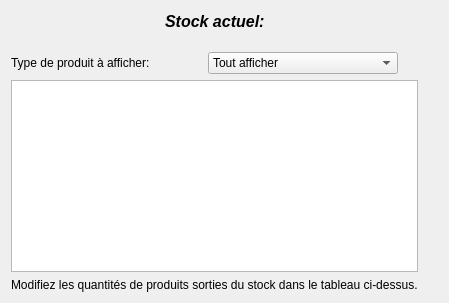
          <widget class="QWidget" name="tab_2">
           <attribute name="title">
            <string>Sortie de stock</string>
           </attribute>
           <layout class="QGridLayout" name="gridLayout_10">
            <item row="2" column="0">
             <layout class="QHBoxLayout" name="horizontalLayout_13">
              <item>
               <layout class="QHBoxLayout" name="horizontalLayout_12">
                <item>
                 <widget class="QLabel" name="label_11">
                  <property name="text">
                   <string>Type de produit à afficher:</string>
                  </property>
                 </widget>
                </item>
                <item>
                 <widget class="QComboBox" name="comboBox_2">
                  <item>
                   <property name="text">
                    <string>Tout afficher</string>
                   </property>
                  </item>
                  <item>
                   <property name="text">
                    <string>Produit frais</string>
                   </property>
                  </item>
                 </widget>
                </item>
               </layout>
              </item>
              <item>
               <spacer name="horizontalSpacer_19">
                <property name="orientation">
                 <enum>Qt::Horizontal</enum>
                </property>
                <property name="sizeType">
                 <enum>QSizePolicy::Ignored</enum>
                </property>
                <property name="sizeHint" stdset="0">
                 <size>
                  <width>20</width>
                  <height>20</height>
                 </size>
                </property>
               </spacer>
              </item>
             </layout>
            </item>
            <item row="0" column="0">
             <layout class="QHBoxLayout" name="horizontalLayout_11">
              <item>
               <spacer name="horizontalSpacer_17">
                <property name="orientation">
                 <enum>Qt::Horizontal</enum>
                </property>
                <property name="sizeHint" stdset="0">
                 <size>
                  <width>40</width>
                  <height>20</height>
                 </size>
                </property>
               </spacer>
              </item>
              <item>
               <widget class="QLabel" name="label_10">
                <property name="font">
                 <font>
                  <pointsize>12</pointsize>
                  <weight>75</weight>
                  <italic>true</italic>
                  <bold>true</bold>
                 </font>
                </property>
                <property name="text">
                 <string>Stock actuel:</string>
                </property>
               </widget>
              </item>
              <item>
               <spacer name="horizontalSpacer_18">
                <property name="orientation">
                 <enum>Qt::Horizontal</enum>
                </property>
                <property name="sizeHint" stdset="0">
                 <size>
                  <width>40</width>
                  <height>20</height>
                 </size>
                </property>
               </spacer>
              </item>
             </layout>
            </item>
            <item row="3" column="0">
             <widget class="QTableView" name="tableView_Stock"/>
            </item>
            <item row="1" column="1">
             <spacer name="verticalSpacer_4">
              <property name="orientation">
               <enum>Qt::Vertical</enum>
              </property>
              <property name="sizeType">
               <enum>QSizePolicy::Fixed</enum>
              </property>
              <property name="sizeHint" stdset="0">
               <size>
                <width>20</width>
                <height>15</height>
               </size>
              </property>
             </spacer>
            </item>
            <item row="4" column="0">
             <widget class="QLabel" name="label_12">
              <property name="text">
               <string>Modifiez les quantités de produits sorties du stock dans le tableau ci-dessus.</string>
              </property>
             </widget>
            </item>
           </layout>
          </widget>
